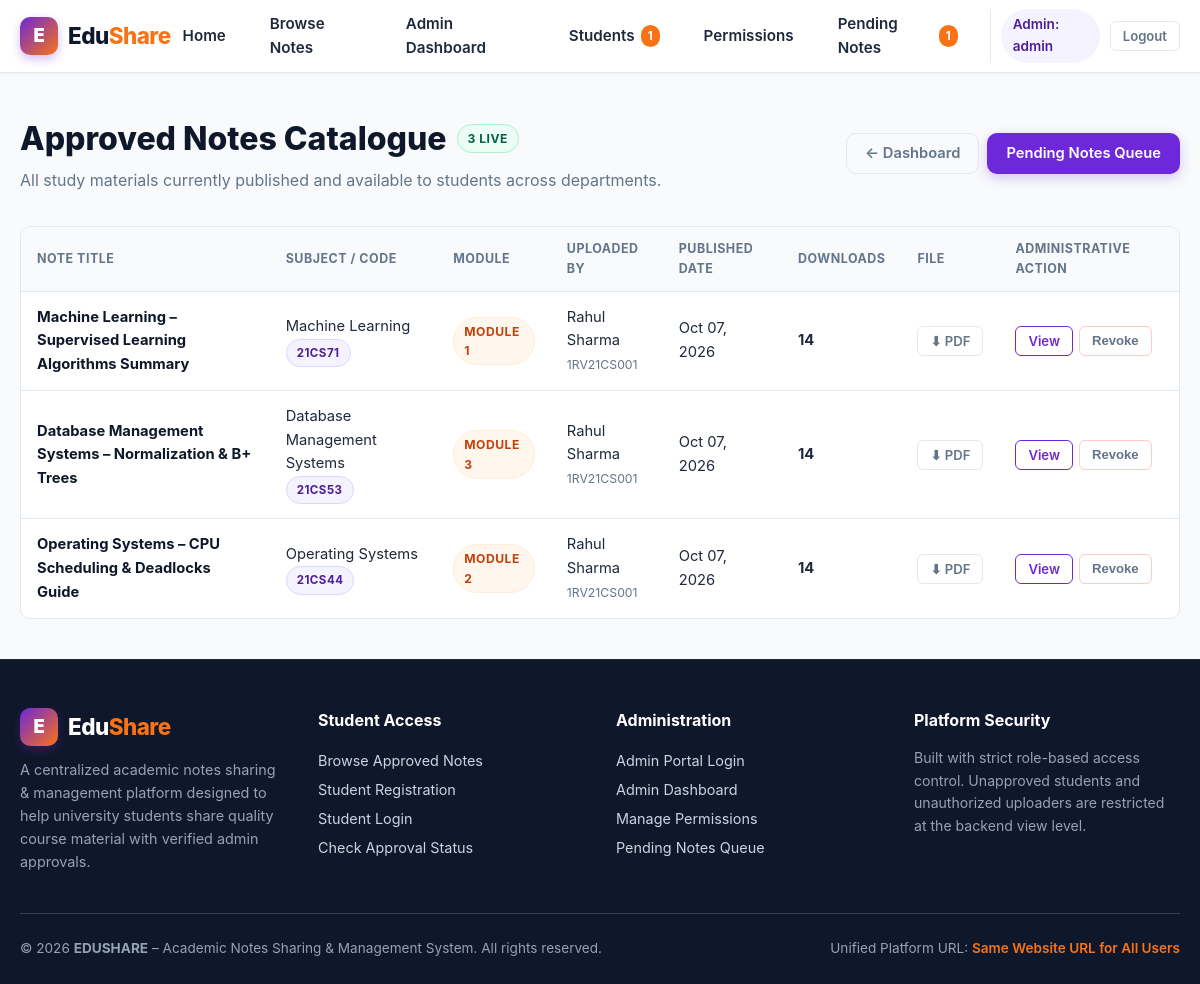
/admin-portal/notes/approved/ (signed in), run on the app's committed database.
### core/models.py (models this page shows, shortened)
class Note(models.Model):
    STATUS_CHOICES = (
        ('PENDING', 'Pending'),
        ('APPROVED', 'Approved'),
        ('REJECTED', 'Rejected'),
    )
    title = models.CharField(max_length=255, help_text="Note Title")
    subject = models.CharField(max_length=150, db_index=True, help_text="Subject / Course Name")
    course_id = models.CharField(max_length=50, db_index=True, help_text="Course ID / Subject Code (e.g. CS501)")
    module = models.CharField(max_length=50, db_index=True, help_text="Module (e.g. Module 1, Module 2)")
    description = models.TextField(blank=True, help_text="Detailed summary of notes content")
    file = models.FileField(upload_to='notes_files/', help_text="Uploaded notes document")
    uploaded_by = models.ForeignKey(Student, on_delete=models.CASCADE, related_name='notes')
    status = models.CharField(max_length=20, choices=STATUS_CHOICES, default='PENDING', db_index=True)
    rejection_reason = models.TextField(blank=True, null=True, help_text="Feedback if note was rejected")
    uploaded_at = models.DateTimeField(auto_now_add=True)
    updated_at = models.DateTimeField(auto_now=True)
    downloads_count = models.PositiveIntegerField(default=0)
    class Meta:
        ordering = ['-uploaded_at']
        verbose_name = 'Academic Note'
        verbose_name_plural = 'Academic Notes'
    @property
    def file_extension(self):
        if self.file:
            _, ext = os.path.splitext(self.file.name)
            return ext.replace('.', '').upper()
        return 'FILE'

class Student(models.Model):
    APPROVAL_CHOICES = (
        ('PENDING', 'Pending'),
        ('APPROVED', 'Approved'),
        ('REJECTED', 'Rejected'),
    )
    user = models.OneToOneField(User, on_delete=models.CASCADE, related_name='student_profile')
    name = models.CharField(max_length=150, help_text="Full Name of the Student")
    usn = models.CharField(max_length=30, unique=True, db_index=True, help_text="University Seat Number")
    branch = models.CharField(max_length=100, help_text="Engineering/Academic Branch")
    semester = models.IntegerField(help_text="Current Semester (e.g. 1-8)")
    section = models.CharField(max_length=10, help_text="Section (e.g. A, B, C)")
    approval_status = models.CharField(max_length=20, choices=APPROVAL_CHOICES, default='PENDING', db_index=True)
    upload_permission = models.BooleanField(default=False, help_text="Explicit admin permission to upload notes")
    rejection_reason = models.TextField(blank=True, null=True, help_text="Reason if student registration was rejected")
    created_at = models.DateTimeField(auto_now_add=True)
    updated_at = models.DateTimeField(auto_now=True)
    class Meta:
        ordering = ['-created_at']
        verbose_name = 'Student'
        verbose_name_plural = 'Students'

### core/views.py (the view)
# urls.py: path('admin-portal/notes/approved/', views.admin_approved_notes, name='admin_approved_notes'),
@admin_required
def admin_approved_notes(request):
    notes = Note.objects.filter(status='APPROVED').select_related('uploaded_by').order_by('-uploaded_at')
    return render(request, 'core/admin_approved_notes.html', {'notes': notes})

### core/context_processors.py (called while the page is built, shortened)
def edushare_context(request):
    context = {
        'current_student': None,
        'is_student': False,
        'is_admin': False,
        'pending_students_count': 0,
        'pending_notes_count': 0,
        'total_approved_notes_count': 0,
    }
    if request.user.is_authenticated:
        if request.user.is_staff or request.user.is_superuser:
            context['is_admin'] = True
            context['pending_students_count'] = Student.objects.filter(approval_status='PENDING').count()
            context['pending_notes_count'] = Note.objects.filter(status='PENDING').count()
    context['total_approved_notes_count'] = Note.objects.filter(status='APPROVED').count()
    return context

### templates/core/admin_approved_notes.html (shortened to what this page needs)
{% extends 'base.html' %}
{% block content %}
<div class="container">
  <div style="display: flex; justify-content: space-between; align-items: center; margin-bottom: 2rem; flex-wrap: wrap; gap: 1rem;">
    <div>
      <div style="display: flex; align-items: center; gap: 10px;">
        <h1 style="font-size: 2rem; font-weight: 800; color: var(--dark); margin: 0;">
          Approved Notes Catalogue
        </h1>
        <span class="badge badge-approved">{{ notes|length }} LIVE</span>
      </div>
      <p style="color: var(--text-muted); font-size: 1rem; margin-top: 4px;">
        All study materials currently published and available to students across departments.
      </p>
    </div>
    <div style="display: flex; gap: 8px;">
      <a href="{% url 'admin_dashboard' %}" class="btn btn-outline-secondary">&larr; Dashboard</a>
      <a href="{% url 'admin_pending_notes' %}" class="btn btn-primary">Pending Notes Queue</a>
    </div>
  </div>
  {% if notes %}
    <div class="table-responsive">
      <table class="table">
        <thead>
          <tr>
            <th>Note Title</th>
            <th>Subject / Code</th>
            <th>Module</th>
            <th>Uploaded By</th>
            <th>Published Date</th>
            <th>Downloads</th>
            <th>File</th>
            <th>Administrative Action</th>
          </tr>
        </thead>
        <tbody>
          {% for note in notes %}
            <tr>
              <td>
                <a href="{% url 'note_details' note.id %}" style="font-weight: 700; color: var(--dark);">
                  {{ note.title }}
                </a>
              </td>
              <td>
                <div>{{ note.subject }}</div>
                <small class="badge badge-purple" style="font-size: 0.72rem;">{{ note.course_id }}</small>
              </td>
              <td><span class="badge badge-orange">{{ note.module }}</span></td>
              <td>
                <div>{{ note.uploaded_by.name }}</div>
                <small style="color: var(--text-muted);">{{ note.uploaded_by.usn }}</small>
              </td>
              <td>{{ note.uploaded_at|date:"M d, Y" }}</td>
              <td><strong>{{ note.downloads_count }}</strong></td>
              <td>
                <a href="{% url 'download_note' note.id %}" class="btn btn-sm btn-outline-secondary">
                  ⬇ {{ note.file_extension }}
                </a>
              </td>
              <td>
                <div style="display: flex; gap: 6px;">
                  <a href="{% url 'note_details' note.id %}" class="btn btn-sm btn-outline-primary">View</a>
                  <button type="button" class="btn btn-sm btn-outline-secondary" style="color: var(--danger); border-color: #FECACA;"
                          onclick="openRejectModal('{% url 'admin_note_action' note.id 'reject' %}', '{{ note.title }}', 'Note')">
                    Revoke
                  </button>
                </div>
              </td>
            </tr>
          {% endfor %}
        </tbody>
      </table>
    </div>
  {% endif %}
</div>
{% endblock %}

### templates/base.html (shortened to what this page needs)
{% load static %}
<!DOCTYPE html>
<html lang="en">
<head>
  <link rel="stylesheet" href="{% static 'css/edushare.css' %}">
</head>
<body>
  <header class="navbar">
    <div class="container navbar-inner">
      <a href="{% url 'home' %}" class="brand">
        <div class="brand-icon">E</div>
        <div class="brand-text">Edu<span>Share</span></div>
      </a>
      <ul class="nav-links" id="navLinks">
        <li class="nav-item {% if request.resolver_match.url_name == 'home' %}active{% endif %}">
          <a href="{% url 'home' %}">Home</a>
        </li>
        <li class="nav-item {% if request.resolver_match.url_name == 'browse_notes' %}active{% endif %}">
          <a href="{% url 'browse_notes' %}">Browse Notes</a>
        </li>
        {% if is_admin %}
          <li class="nav-item {% if request.resolver_match.url_name == 'admin_dashboard' %}active{% endif %}">
            <a href="{% url 'admin_dashboard' %}">Admin Dashboard</a>
          </li>
          <li class="nav-item {% if request.resolver_match.url_name == 'admin_manage_students' %}active{% endif %}">
            <a href="{% url 'admin_manage_students' %}">
              Students
              {% if pending_students_count > 0 %}
                <span class="nav-badge">{{ pending_students_count }}</span>
              {% endif %}
            </a>
          </li>
          <li class="nav-item {% if request.resolver_match.url_name == 'admin_upload_permissions' %}active{% endif %}">
            <a href="{% url 'admin_upload_permissions' %}">Permissions</a>
          </li>
          <li class="nav-item {% if request.resolver_match.url_name == 'admin_pending_notes' %}active{% endif %}">
            <a href="{% url 'admin_pending_notes' %}">
              Pending Notes
              {% if pending_notes_count > 0 %}
                <span class="nav-badge">{{ pending_notes_count }}</span>
              {% endif %}
            </a>
          </li>
          <li class="nav-user">
            <span class="nav-user-tag">Admin: {{ request.user.username }}</span>
            <a href="{% url 'logout' %}" class="btn btn-sm btn-outline-secondary">Logout</a>
          </li>
        {% endif %}
      </ul>
    </div>
  </header>
  <main>
    {% block content %}{% endblock %}
  </main>
  <footer class="footer">
    <div class="container">
      <div style="display: grid; grid-template-columns: repeat(auto-fit, minmax(220px, 1fr)); gap: 2rem; margin-bottom: 2rem;">
        <div>
          <div class="brand" style="color: white; margin-bottom: 0.75rem;">
            <div class="brand-icon">E</div>
            <div>Edu<span style="color: var(--accent);">Share</span></div>
          </div>
          <p style="font-size: 0.9rem; line-height: 1.6;">
            A centralized academic notes sharing & management platform designed to help university students share quality course material with verified admin approvals.
          </p>
        </div>
        <div>
          <h4 style="color: white; font-size: 1rem; margin-bottom: 0.85rem;">Student Access</h4>
          <ul style="list-style: none; font-size: 0.9rem; line-height: 2;">
            <li><a href="{% url 'browse_notes' %}">Browse Approved Notes</a></li>
            <li><a href="{% url 'student_register' %}">Student Registration</a></li>
            <li><a href="{% url 'student_login' %}">Student Login</a></li>
            <li><a href="{% url 'waiting_approval' %}">Check Approval Status</a></li>
          </ul>
        </div>
        <div>
          <h4 style="color: white; font-size: 1rem; margin-bottom: 0.85rem;">Administration</h4>
          <ul style="list-style: none; font-size: 0.9rem; line-height: 2;">
            <li><a href="{% url 'admin_login' %}">Admin Portal Login</a></li>
            <li><a href="{% url 'admin_dashboard' %}">Admin Dashboard</a></li>
            <li><a href="{% url 'admin_upload_permissions' %}">Manage Permissions</a></li>
            <li><a href="{% url 'admin_pending_notes' %}">Pending Notes Queue</a></li>
          </ul>
        </div>
        <div>
          <h4 style="color: white; font-size: 1rem; margin-bottom: 0.85rem;">Platform Security</h4>
          <p style="font-size: 0.88rem; line-height: 1.6;">
            Built with strict role-based access control. Unapproved students and unauthorized uploaders are restricted at the backend view level.
          </p>
        </div>
      </div>
      <div class="footer-bottom">
        <div>
          &copy; 2026 <strong>EDUSHARE</strong> – Academic Notes Sharing & Management System. All rights reserved.
        </div>
        <div>
          Unified Platform URL: <span style="color: var(--accent); font-weight: 600;">Same Website URL for All Users</span>
        </div>
      </div>
    </div>
  </footer>
</body>
</html>

### data on the page
Note: title "Machine Learning – Supervised Learning Algorithms Summary", subject "Machine Learning", course_id "21CS71", module "MODULE 1", uploaded_by.name "Rahul Sharma", uploaded_by.usn "1RV21CS001", uploaded_at "Oct 07, 2026", downloads_count "14", file_extension "PDF"
Note: title "Database Management Systems – Normalization & B+ Trees", subject "Database Management Systems", course_id "21CS53", module "MODULE 3", uploaded_by.name "Rahul Sharma", uploaded_by.usn "1RV21CS001", uploaded_at "Oct 07, 2026", downloads_count "14", file_extension "PDF"
Note: title "Operating Systems – CPU Scheduling & Deadlocks Guide", subject "Operating Systems", course_id "21CS44", module "MODULE 2", uploaded_by.name "Rahul Sharma", uploaded_by.usn "1RV21CS001", uploaded_at "Oct 07, 2026", downloads_count "14", file_extension "PDF"

### other printed values
{{ pending_students_count }} "1"
{{ pending_notes_count }} "1"
{{ request.user.username }} "admin"
{{ notes|length }} "3"
